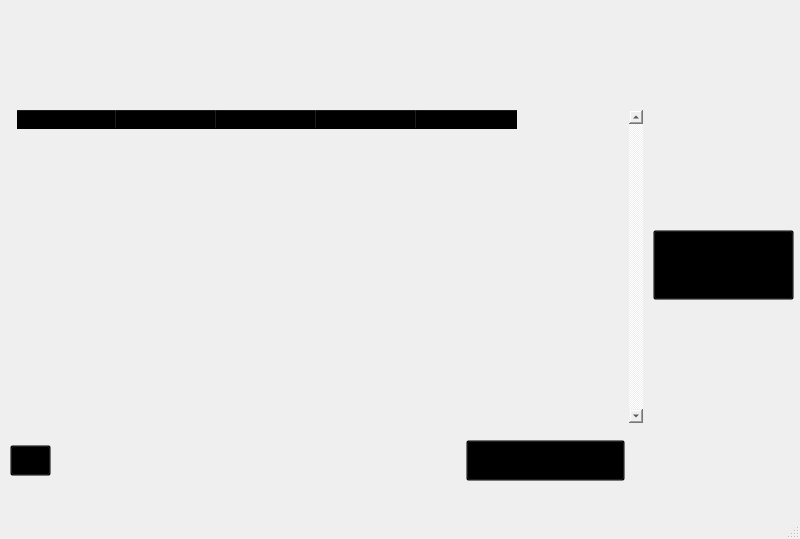
<?xml version="1.0" encoding="UTF-8"?>
<ui version="4.0">
 <class>MainWindow</class>
 <widget class="QMainWindow" name="MainWindow">
  <property name="geometry">
   <rect>
    <x>0</x>
    <y>0</y>
    <width>800</width>
    <height>539</height>
   </rect>
  </property>
  <property name="windowTitle">
   <string>Meus Pedidos</string>
  </property>
  <widget class="QWidget" name="centralwidget">
   <widget class="QLabel" name="label">
    <property name="geometry">
     <rect>
      <x>0</x>
      <y>0</y>
      <width>800</width>
      <height>500</height>
     </rect>
    </property>
    <property name="text">
     <string/>
    </property>
    <property name="pixmap">
     <pixmap>../Telas TRAB/Meus Pedidos.png</pixmap>
    </property>
    <property name="scaledContents">
     <bool>true</bool>
    </property>
   </widget>
   <widget class="QTableWidget" name="tableWidget">
    <property name="enabled">
     <bool>true</bool>
    </property>
    <property name="geometry">
     <rect>
      <x>17</x>
      <y>110</y>
      <width>626</width>
      <height>313</height>
     </rect>
    </property>
    <property name="font">
     <font>
      <pointsize>10</pointsize>
     </font>
    </property>
    <property name="focusPolicy">
     <enum>Qt::NoFocus</enum>
    </property>
    <property name="styleSheet">
     <string notr="true">background-color: transparent;</string>
    </property>
    <property name="frameShape">
     <enum>QFrame::NoFrame</enum>
    </property>
    <property name="verticalScrollBarPolicy">
     <enum>Qt::ScrollBarAlwaysOn</enum>
    </property>
    <property name="autoScroll">
     <bool>false</bool>
    </property>
    <property name="editTriggers">
     <set>QAbstractItemView::NoEditTriggers</set>
    </property>
    <property name="tabKeyNavigation">
     <bool>true</bool>
    </property>
    <property name="verticalScrollMode">
     <enum>QAbstractItemView::ScrollPerItem</enum>
    </property>
    <property name="columnCount">
     <number>5</number>
    </property>
    <property name="horizontalHeaderSectionSizez" stdset="0">
     <number>9</number>
    </property>
    <attribute name="horizontalHeaderVisible">
     <bool>true</bool>
    </attribute>
    <attribute name="horizontalHeaderCascadingSectionResizes">
     <bool>true</bool>
    </attribute>
    <attribute name="horizontalHeaderDefaultSectionSize">
     <number>100</number>
    </attribute>
    <attribute name="horizontalHeaderHighlightSections">
     <bool>true</bool>
    </attribute>
    <attribute name="horizontalHeaderMinimumSectionSize">
     <number>23</number>
    </attribute>
    <attribute name="horizontalHeaderShowSortIndicator" stdset="0">
     <bool>true</bool>
    </attribute>
    <attribute name="horizontalHeaderStretchLastSection">
     <bool>false</bool>
    </attribute>
    <attribute name="verticalHeaderVisible">
     <bool>false</bool>
    </attribute>
    <attribute name="verticalHeaderShowSortIndicator" stdset="0">
     <bool>true</bool>
    </attribute>
    <attribute name="verticalHeaderStretchLastSection">
     <bool>false</bool>
    </attribute>
    <column>
     <property name="text">
      <string>COD. PEDIDO</string>
     </property>
     <property name="font">
      <font>
       <pointsize>10</pointsize>
       <weight>75</weight>
       <bold>true</bold>
      </font>
     </property>
    </column>
    <column>
     <property name="text">
      <string>DATA PED.</string>
     </property>
     <property name="font">
      <font>
       <pointsize>10</pointsize>
       <weight>75</weight>
       <bold>true</bold>
      </font>
     </property>
    </column>
    <column>
     <property name="text">
      <string>PAGAMENTO PENDENTE</string>
     </property>
     <property name="font">
      <font>
       <pointsize>10</pointsize>
       <weight>75</weight>
       <bold>true</bold>
      </font>
     </property>
    </column>
    <column>
     <property name="text">
      <string>VALOR TOTAL</string>
     </property>
     <property name="font">
      <font>
       <pointsize>10</pointsize>
       <weight>75</weight>
       <bold>true</bold>
      </font>
     </property>
    </column>
    <column>
     <property name="text">
      <string>STATUS</string>
     </property>
     <property name="font">
      <font>
       <pointsize>10</pointsize>
       <weight>75</weight>
       <bold>true</bold>
      </font>
     </property>
    </column>
   </widget>
   <widget class="QPushButton" name="pushButton">
    <property name="geometry">
     <rect>
      <x>466</x>
      <y>440</y>
      <width>159</width>
      <height>41</height>
     </rect>
    </property>
    <property name="cursor">
     <cursorShape>OpenHandCursor</cursorShape>
    </property>
    <property name="styleSheet">
     <string notr="true">background-color: transparent;</string>
    </property>
    <property name="text">
     <string/>
    </property>
   </widget>
   <widget class="QPushButton" name="pushButton_2">
    <property name="geometry">
     <rect>
      <x>653</x>
      <y>230</y>
      <width>141</width>
      <height>70</height>
     </rect>
    </property>
    <property name="cursor">
     <cursorShape>OpenHandCursor</cursorShape>
    </property>
    <property name="focusPolicy">
     <enum>Qt::ClickFocus</enum>
    </property>
    <property name="styleSheet">
     <string notr="true">background-color: transparent;</string>
    </property>
    <property name="text">
     <string/>
    </property>
   </widget>
   <widget class="QPushButton" name="pushButton_3">
    <property name="geometry">
     <rect>
      <x>10</x>
      <y>445</y>
      <width>41</width>
      <height>31</height>
     </rect>
    </property>
    <property name="cursor">
     <cursorShape>OpenHandCursor</cursorShape>
    </property>
    <property name="styleSheet">
     <string notr="true">background-color: transparent;</string>
    </property>
    <property name="text">
     <string/>
    </property>
   </widget>
  </widget>
  <widget class="QMenuBar" name="menubar">
   <property name="geometry">
    <rect>
     <x>0</x>
     <y>0</y>
     <width>800</width>
     <height>21</height>
    </rect>
   </property>
  </widget>
  <widget class="QStatusBar" name="statusbar"/>
 </widget>
 <resources/>
 <connections/>
</ui>
